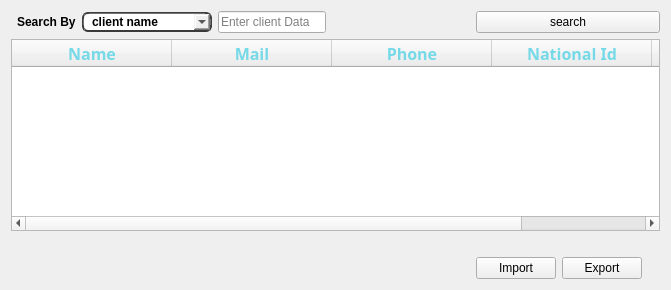
              <widget class="QWidget" name="tab_14">
               <attribute name="title">
                <string>All Client</string>
               </attribute>
               <layout class="QGridLayout" name="gridLayout_16">
                <item row="2" column="9">
                 <spacer name="horizontalSpacer_105">
                  <property name="orientation">
                   <enum>Qt::Horizontal</enum>
                  </property>
                  <property name="sizeType">
                   <enum>QSizePolicy::Preferred</enum>
                  </property>
                  <property name="sizeHint" stdset="0">
                   <size>
                    <width>40</width>
                    <height>20</height>
                   </size>
                  </property>
                 </spacer>
                </item>
                <item row="4" column="8">
                 <widget class="QPushButton" name="pushButton_77">
                  <property name="font">
                   <font>
                    <family>MS Shell Dlg 2</family>
                    <weight>50</weight>
                    <bold>false</bold>
                   </font>
                  </property>
                  <property name="text">
                   <string>Import</string>
                  </property>
                 </widget>
                </item>
                <item row="2" column="6">
                 <spacer name="horizontalSpacer_55">
                  <property name="orientation">
                   <enum>Qt::Horizontal</enum>
                  </property>
                  <property name="sizeType">
                   <enum>QSizePolicy::Preferred</enum>
                  </property>
                  <property name="sizeHint" stdset="0">
                   <size>
                    <width>40</width>
                    <height>20</height>
                   </size>
                  </property>
                 </spacer>
                </item>
                <item row="4" column="9">
                 <widget class="QPushButton" name="pushButton_78">
                  <property name="font">
                   <font>
                    <family>MS Shell Dlg 2</family>
                    <weight>50</weight>
                    <bold>false</bold>
                   </font>
                  </property>
                  <property name="text">
                   <string>Export</string>
                  </property>
                 </widget>
                </item>
                <item row="2" column="4">
                 <spacer name="horizontalSpacer_111">
                  <property name="orientation">
                   <enum>Qt::Horizontal</enum>
                  </property>
                  <property name="sizeType">
                   <enum>QSizePolicy::Preferred</enum>
                  </property>
                  <property name="sizeHint" stdset="0">
                   <size>
                    <width>40</width>
                    <height>20</height>
                   </size>
                  </property>
                 </spacer>
                </item>
                <item row="1" column="0" colspan="13">
                 <widget class="QTableWidget" name="tableWidget_15">
                  <property name="styleSheet">
                   <string notr="true"/>
                  </property>
                  <attribute name="horizontalHeaderDefaultSectionSize">
                   <number>160</number>
                  </attribute>
                  <attribute name="verticalHeaderDefaultSectionSize">
                   <number>45</number>
                  </attribute>
                  <column>
                   <property name="text">
                    <string>Name</string>
                   </property>
                   <property name="font">
                    <font>
                     <family>Modern No. 20</family>
                     <pointsize>12</pointsize>
                     <weight>75</weight>
                     <bold>true</bold>
                    </font>
                   </property>
                   <property name="textAlignment">
                    <set>AlignCenter</set>
                   </property>
                   <property name="background">
                    <color>
                     <red>0</red>
                     <green>0</green>
                     <blue>0</blue>
                    </color>
                   </property>
                   <property name="foreground">
                    <brush brushstyle="SolidPattern">
                     <color alpha="255">
                      <red>117</red>
                      <green>217</green>
                      <blue>232</blue>
                     </color>
                    </brush>
                   </property>
                  </column>
                  <column>
                   <property name="text">
                    <string>Mail</string>
                   </property>
                   <property name="font">
                    <font>
                     <family>Modern No. 20</family>
                     <pointsize>12</pointsize>
                     <weight>75</weight>
                     <bold>true</bold>
                    </font>
                   </property>
                   <property name="textAlignment">
                    <set>AlignCenter</set>
                   </property>
                   <property name="background">
                    <color>
                     <red>0</red>
                     <green>0</green>
                     <blue>0</blue>
                    </color>
                   </property>
                   <property name="foreground">
                    <brush brushstyle="SolidPattern">
                     <color alpha="255">
                      <red>117</red>
                      <green>217</green>
                      <blue>232</blue>
                     </color>
                    </brush>
                   </property>
                  </column>
                  <column>
                   <property name="text">
                    <string>Phone</string>
                   </property>
                   <property name="font">
                    <font>
                     <family>Modern No. 20</family>
                     <pointsize>12</pointsize>
                     <weight>75</weight>
                     <bold>true</bold>
                    </font>
                   </property>
                   <property name="textAlignment">
                    <set>AlignCenter</set>
                   </property>
                   <property name="background">
                    <color>
                     <red>0</red>
                     <green>0</green>
                     <blue>0</blue>
                    </color>
                   </property>
                   <property name="foreground">
                    <brush brushstyle="SolidPattern">
                     <color alpha="255">
                      <red>117</red>
                      <green>217</green>
                      <blue>232</blue>
                     </color>
                    </brush>
                   </property>
                  </column>
                  <column>
                   <property name="text">
                    <string>National Id</string>
                   </property>
                   <property name="font">
                    <font>
                     <family>Modern No. 20</family>
                     <pointsize>12</pointsize>
                     <weight>75</weight>
                     <bold>true</bold>
                     <kerning>true</kerning>
                    </font>
                   </property>
                   <property name="textAlignment">
                    <set>AlignCenter</set>
                   </property>
                   <property name="background">
                    <color>
                     <red>0</red>
                     <green>0</green>
                     <blue>0</blue>
                    </color>
                   </property>
                   <property name="foreground">
                    <brush brushstyle="SolidPattern">
                     <color alpha="255">
                      <red>117</red>
                      <green>217</green>
                      <blue>232</blue>
                     </color>
                    </brush>
                   </property>
                  </column>
                  <column>
                   <property name="text">
                    <string>Join date</string>
                   </property>
                   <property name="font">
                    <font>
                     <family>Modern No. 20</family>
                     <pointsize>12</pointsize>
                     <weight>75</weight>
                     <bold>true</bold>
                    </font>
                   </property>
                   <property name="textAlignment">
                    <set>AlignCenter</set>
                   </property>
                   <property name="background">
                    <color>
                     <red>0</red>
                     <green>0</green>
                     <blue>0</blue>
                    </color>
                   </property>
                   <property name="foreground">
                    <brush brushstyle="SolidPattern">
                     <color alpha="255">
                      <red>117</red>
                      <green>217</green>
                      <blue>232</blue>
                     </color>
                    </brush>
                   </property>
                  </column>
                 </widget>
                </item>
                <item row="0" column="8" colspan="5">
                 <widget class="QPushButton" name="pushButton_42">
                  <property name="font">
                   <font>
                    <family>MS Shell Dlg 2</family>
                    <weight>50</weight>
                    <bold>false</bold>
                   </font>
                  </property>
                  <property name="text">
                   <string>search</string>
                  </property>
                 </widget>
                </item>
                <item row="2" column="5">
                 <spacer name="horizontalSpacer_91">
                  <property name="orientation">
                   <enum>Qt::Horizontal</enum>
                  </property>
                  <property name="sizeType">
                   <enum>QSizePolicy::Preferred</enum>
                  </property>
                  <property name="sizeHint" stdset="0">
                   <size>
                    <width>40</width>
                    <height>20</height>
                   </size>
                  </property>
                 </spacer>
                </item>
                <item row="2" column="3">
                 <spacer name="horizontalSpacer_54">
                  <property name="orientation">
                   <enum>Qt::Horizontal</enum>
                  </property>
                  <property name="sizeType">
                   <enum>QSizePolicy::Preferred</enum>
                  </property>
                  <property name="sizeHint" stdset="0">
                   <size>
                    <width>40</width>
                    <height>20</height>
                   </size>
                  </property>
                 </spacer>
                </item>
                <item row="2" column="8">
                 <spacer name="horizontalSpacer_53">
                  <property name="orientation">
                   <enum>Qt::Horizontal</enum>
                  </property>
                  <property name="sizeType">
                   <enum>QSizePolicy::Preferred</enum>
                  </property>
                  <property name="sizeHint" stdset="0">
                   <size>
                    <width>40</width>
                    <height>20</height>
                   </size>
                  </property>
                 </spacer>
                </item>
                <item row="0" column="2">
                 <widget class="QComboBox" name="comboBox_61">
                  <property name="font">
                   <font>
                    <family>MS Shell Dlg 2</family>
                    <weight>75</weight>
                    <bold>true</bold>
                   </font>
                  </property>
                  <property name="styleSheet">
                   <string notr="true">border-style: outset;
	border-width: 2px;
	border-top-color: qlineargradient(spread:pad, x1:0.5, y1:0.6, x2:0.5, y2:0.4, stop:0 rgba(115, 115, 115, 255), stop:1 rgba(62, 62, 62, 255));
	border-right-color: qlineargradient(spread:pad, x1:0.4, y1:0.5, x2:0.6, y2:0.5, stop:0 rgba(115, 115, 115, 255), stop:1 rgba(62, 62, 62, 255));
	border-left-color: qlineargradient(spread:pad, x1:0.6, y1:0.5, x2:0.4, y2:0.5, stop:0 rgba(115, 115, 115, 255), stop:1 rgba(62, 62, 62, 255));
	border-bottom-color: rgb(58, 58, 58);
	border-bottom-width: 1px;
	border-style: solid;
	border-width: 2px; border-radius: 6px;
	
padding: 0 8px;
</string>
                  </property>
                  <item>
                   <property name="text">
                    <string>client name</string>
                   </property>
                  </item>
                  <item>
                   <property name="text">
                    <string>client mail</string>
                   </property>
                  </item>
                  <item>
                   <property name="text">
                    <string>client natoinal id</string>
                   </property>
                  </item>
                  <item>
                   <property name="text">
                    <string>client phone</string>
                   </property>
                  </item>
                 </widget>
                </item>
                <item row="0" column="3">
                 <widget class="QLineEdit" name="lineEdit_72">
                  <property name="font">
                   <font>
                    <family>MS Shell Dlg 2</family>
                    <weight>50</weight>
                    <bold>false</bold>
                   </font>
                  </property>
                  <property name="placeholderText">
                   <string>Enter client Data</string>
                  </property>
                 </widget>
                </item>
                <item row="0" column="1">
                 <widget class="QLabel" name="label_3">
                  <property name="font">
                   <font>
                    <weight>75</weight>
                    <bold>true</bold>
                   </font>
                  </property>
                  <property name="text">
                   <string>Search By</string>
                  </property>
                 </widget>
                </item>
               </layout>
              </widget>
